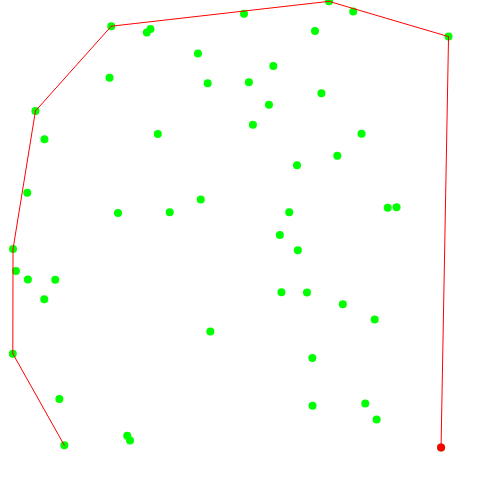
Frame 1 (no input)
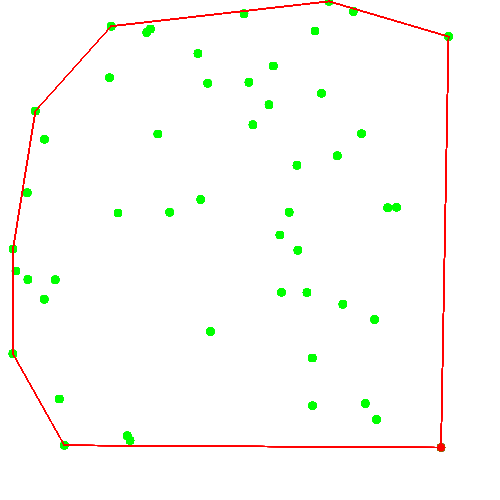
Frame 60 (no input)
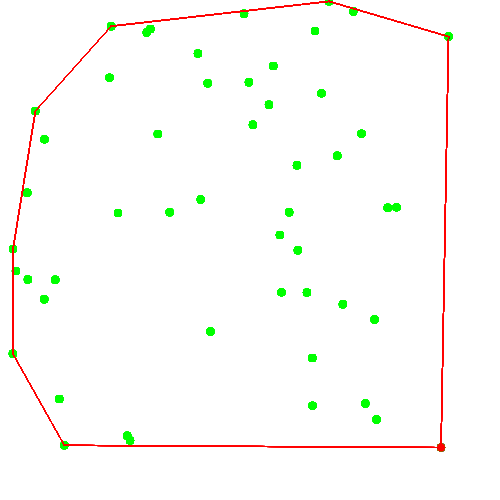
Frame 120 (the mouse pressed at the canvas centre since frame 60)

The p5.js sketch that drew these frames (run headless with seeded random() and noise() and a simulated clock; from frame 60 on, the mouse is pressed at the canvas centre):

// p5.js sketch
// ── sketch.js
const points = []
const stack = []
const max = 50

const width = 500
const height = 500
const margin = 50

let start

class Point {
    constructor(x, y) {
        this.x = x
        this.y = y
    }
}

function setup() {
    createCanvas(width, height)
    for (let i = 0; i <= max; i += 1) {
        points.push(new Point(random(width - margin), random(height - margin)))
    }

    points.sort((a, b) => b.y - a.y);
    start = points[0]

}

function draw() {
    stroke(0, 255, 0);
    strokeWeight(8);
    for (let p of points) {
        point(p.x, p.y);
    }

    stroke(255, 0, 0)
    point(start.x, start.y)

    points.sort((a, b) => getPolarAngle(start, b) - getPolarAngle(start, a))

    for (let i = 0; i < points.length; i += 1) {
        while (stack.length > 1 && (ccw(stack[stack.length - 2], stack[stack.length - 1], points[i]) <= 0)) {
            stack.pop()
        }
        stack.push(points[i])
    }

    strokeWeight(1)
    for (let i = 0; i < stack.length - 1; i += 1) {
        line(stack[i].x, stack[i].y, stack[i + 1].x, stack[i + 1].y)
    }
}

function getPolarAngle(p0, p1) {
    let yspan = p1.y - p0.y
    let xspan = p1.x - p0.x
    return Math.atan2(yspan, xspan)
}

function ccw(a, b, c) {
    return (b.y - a.y) * (c.x - b.x) -
        (b.x - a.x) * (c.y - b.y)
}
